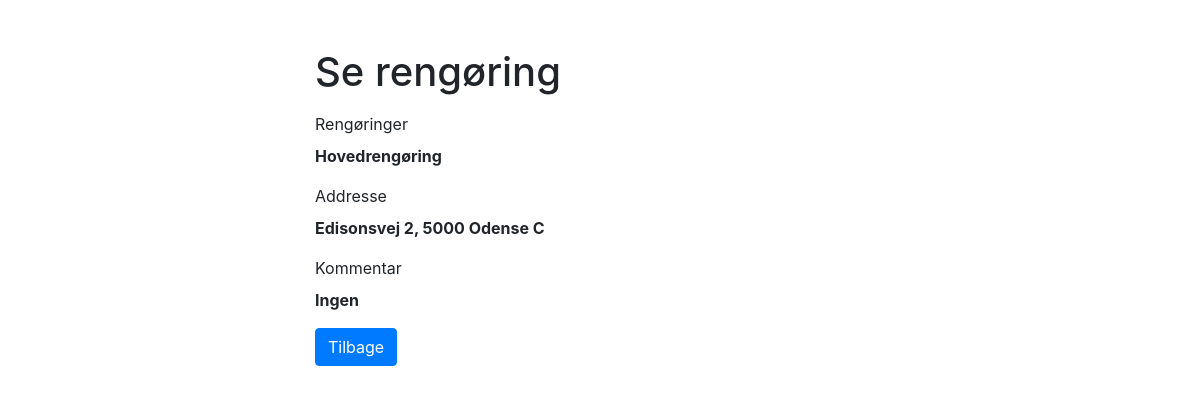
Screenshot of /Renas/read.php?id=11 with the database file from the repository.
### tables this page shows
CREATE TABLE `cleaning` (
  `id` int(11) NOT NULL,
  `clean` varchar(100) NOT NULL,
  `address` varchar(100) NOT NULL,
  `comment` varchar(100) NOT NULL
);

### Renas/read.php (the view, shortened to what this page needs)
<?php
if (isset($_GET["id"]) && !empty(trim($_GET["id"]))) {
    require_once "config.php";
    $sql = "SELECT * FROM cleaning WHERE id = ?";
    if ($stmt = mysqli_prepare($link, $sql)) {
        mysqli_stmt_bind_param($stmt, "i", $param_id);
        if (mysqli_stmt_execute($stmt)) {
            $result = mysqli_stmt_get_result($stmt);
            if (mysqli_num_rows($result) == 1) {
                $row = mysqli_fetch_array($result, MYSQLI_ASSOC);
            } else {
                header("location: error.php");
                exit();
            }
        } else {
            echo "Noget gik galt, prøv igen senere.";
        }
    }
} else {
    header("location: error.php");
    exit();
}
?>
<!DOCTYPE html>
<html lang="en">
<head>
    <link rel="stylesheet" href="https://stackpath.bootstrapcdn.com/bootstrap/4.5.2/css/bootstrap.min.css">
</head>
<body>
    <div class="wrapper">
        <div class="container-fluid">
            <div class="row">
                <div class="col-md-12">
                    <h1 class="mt-5 mb-3">Se rengøring</h1>
                    <div class="form-group">
                        <label>Rengøringer</label>
                        <p><b><?php echo $row["clean"]; ?></b></p>
                    </div>
                    <div class="form-group">
                        <label>Addresse</label>
                        <p><b><?php echo $row["address"]; ?></b></p>
                    </div>
                    <div class="form-group">
                        <label>Kommentar</label>
                        <p><b><?php echo $row["comment"]; ?></b></p>
                    </div>
                    <p><a href="clean.php" class="btn btn-primary">Tilbage</a></p>
                </div>
            </div>
        </div>
    </div>
</body>
</html>

### Renas/read.php (style rules this page uses)
.wrapper { width: 600px; margin: 0 auto; }

### rows the page displays
cleaning: clean "Hovedrengøring", address "Edisonsvej 2, 5000 Odense C", comment "Ingen"
